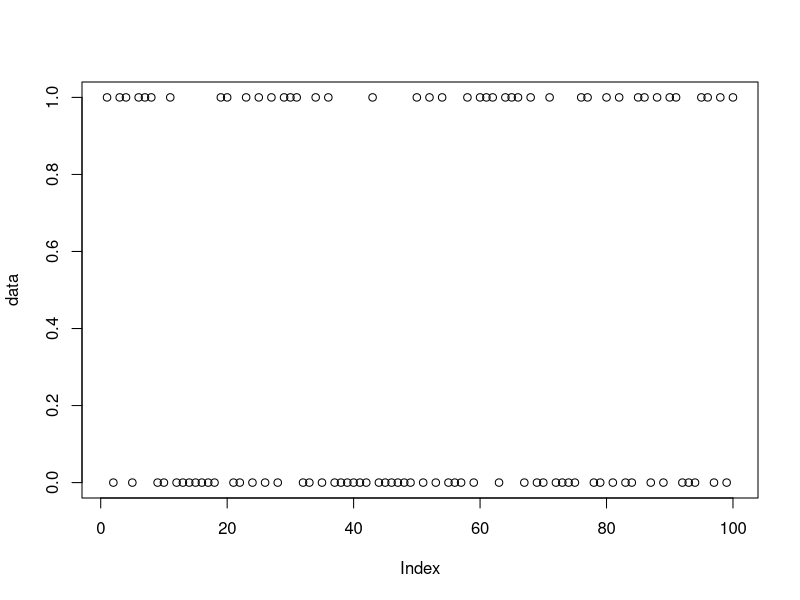
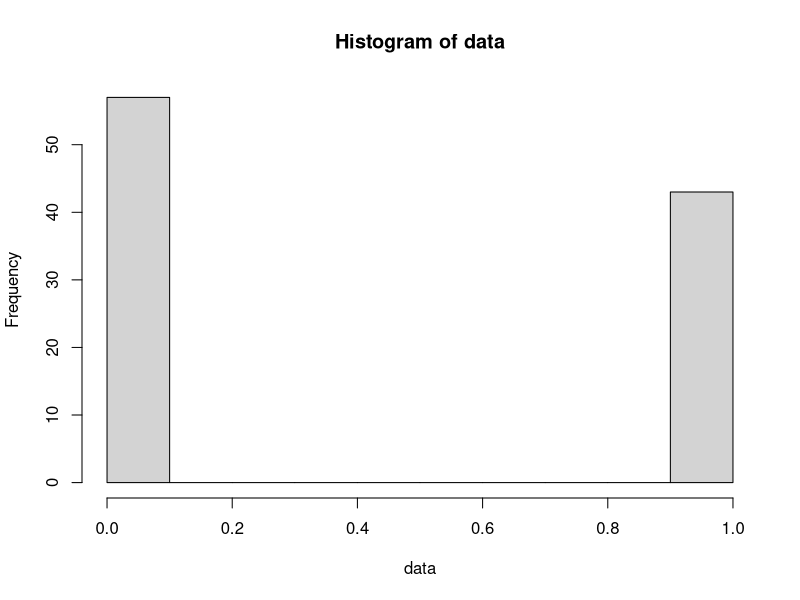
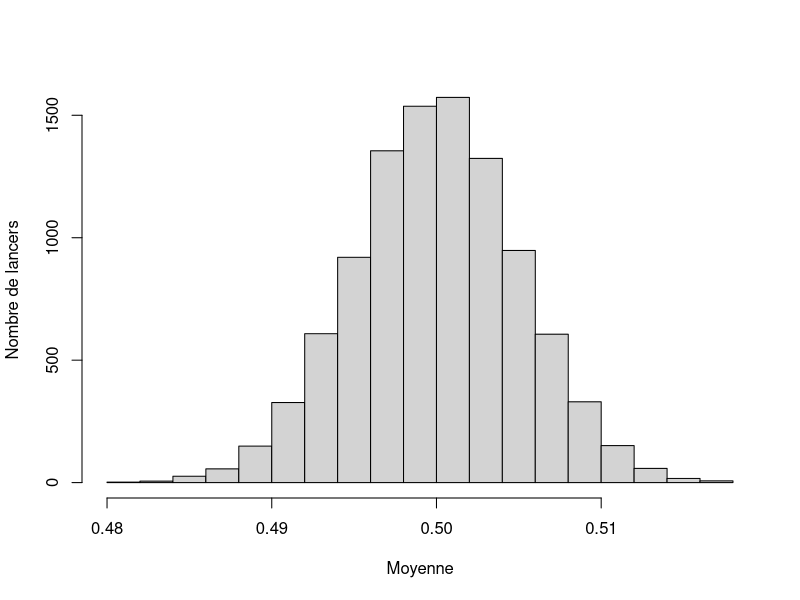
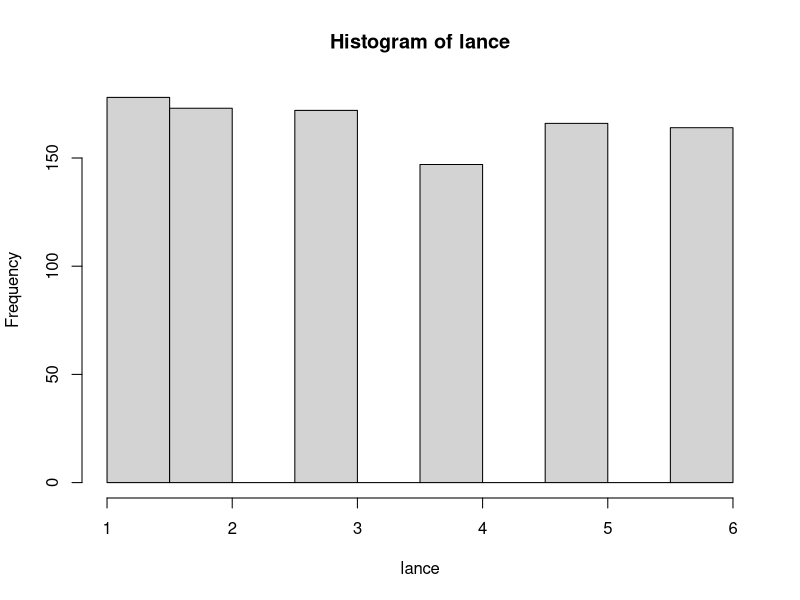
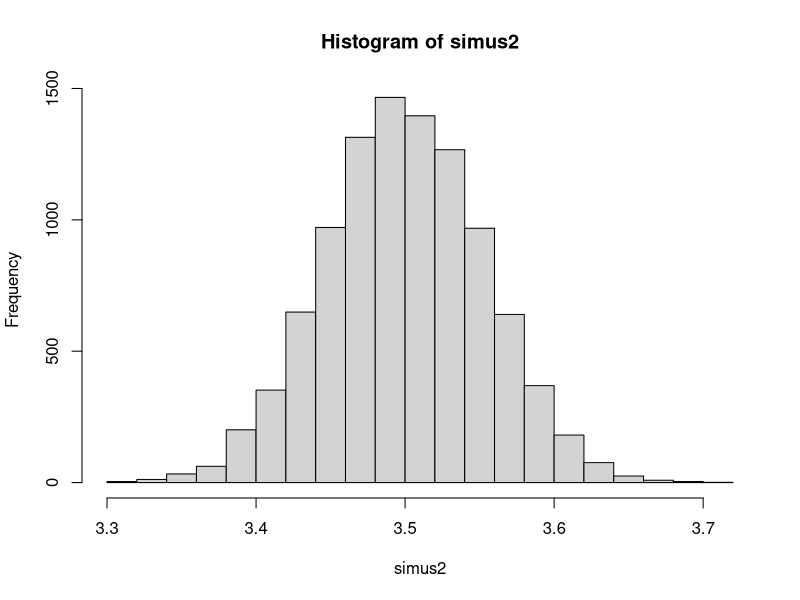
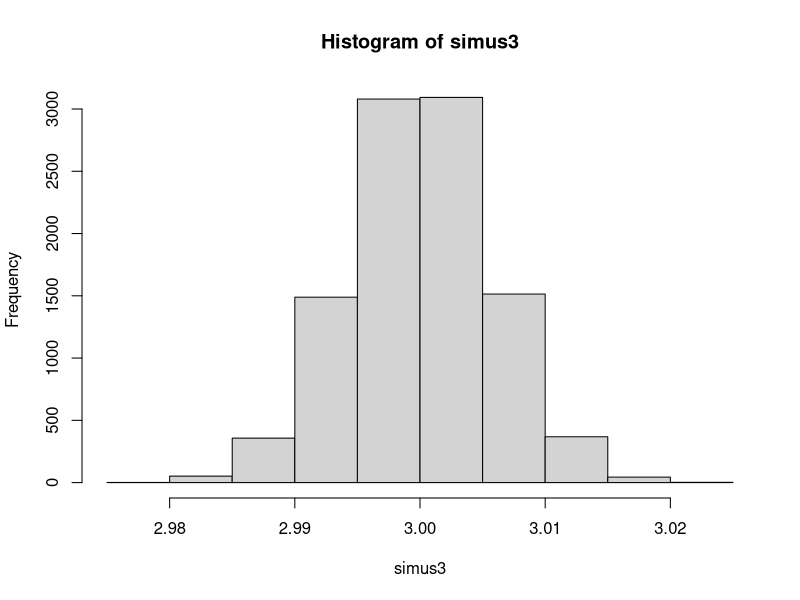
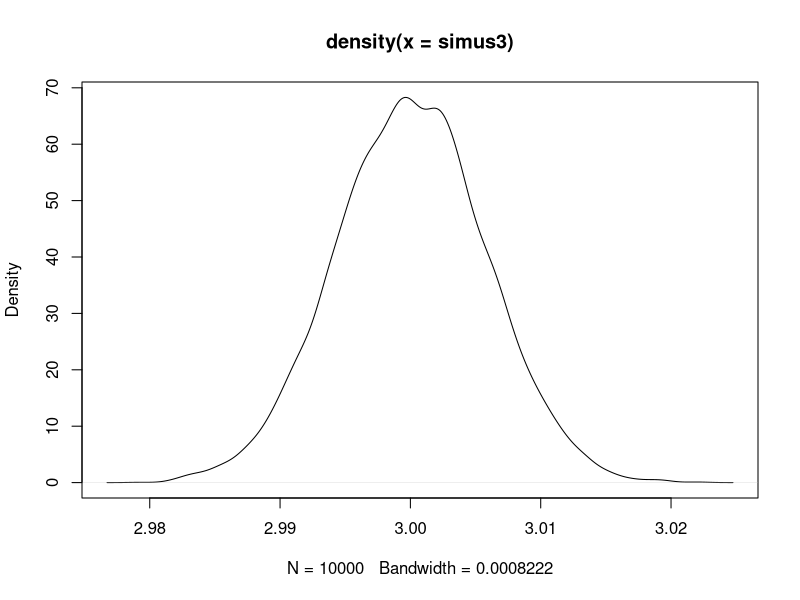
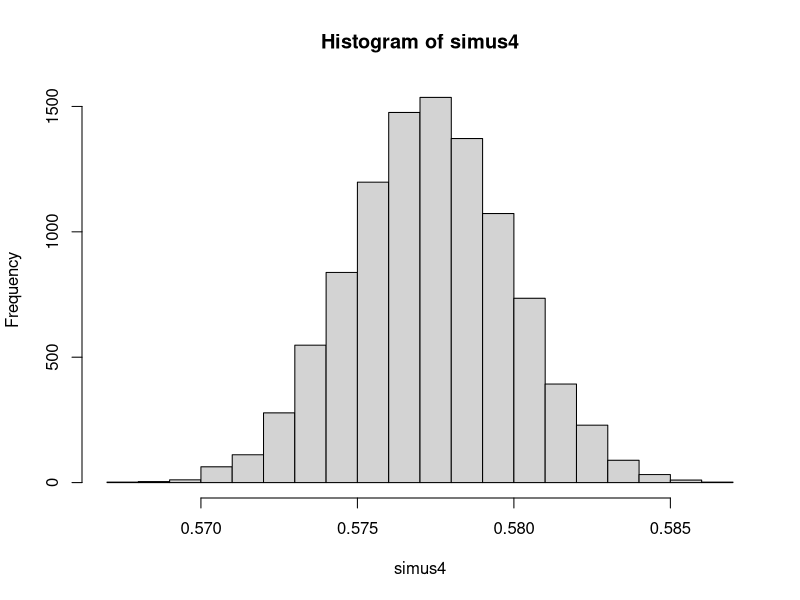

Write R code to recreate these figures, in order. (Note: a time limit stopped this script after it produced the figures.)
# TD 1
# Guillem RIgaill - Plan d'experience
# 18/01/16


# Exercice 1

# 1-2)
setwd("/home/etudiant/Bureau")

?rbinom
data<-rbinom(100, 1, 0.5)
plot(data)
hist(data)


simus <- sapply(rep(1,10^4), FUN=function(x) {rbinom(1, size=10000, prob=1/2)/10000 })
hist(simus, main="", xlab="Moyenne", ylab="Nombre de lancers")
# Il faudrait faire la variance selon le nombre d'expériences pour voir la convergence vers la loi centrale

#3)
lance<-sample.int(6, size = 1000, replace = TRUE)
hist(lance)
mean(lance)
simus2 <- sapply(rep(1,10^4), FUN=function(x) {mean(sample.int(6, size = 1000, replace = TRUE))})
hist(simus2)

#4)
simus3 <- sapply(rep(1,10^4), FUN=function(x) {mean(runif(10000, min = 2, max = 4))}) #Avec la moyenne
hist(simus3)
plot(density(simus3))
simus4 <- sapply(rep(1,10^4), FUN=function(x) {sd(runif(10000, min = 2, max = 4))}) #Avec la variance
hist(simus4)
plot(density(simus4))

# Exercice 2
# 1)
sum(sample(rep(1:13,4),5)==1)==4 # Test d'un jeu de carte
#On a un vecteur dans lequel on repete les chiffres de 1 à 13 et on prend que les as dans une main de 5 cartes
sim5 <- sapply(rep(1,10^5), FUN=function(x) {sum(sample(rep(1:13,4),5)==1)==4}) # 
mean(sim5) # On a un vecteur de 0 et de 1. On fait la moyenne pour avoir la proba

#2)
sim6 <- sapply(rep(1,10^5), FUN=function(x) {sum(sample(rep(1:13,4),5)==13)==2}) # 
mean(sim6)

#3)
sim7 <- sapply(rep(1,10^5), FUN=function(x) {sum(sample(rep(1:13,4),5)==13)==2 & sum(sample(rep(1:13,4),5)==12)==2}) # 
mean(sim7)

#4)
paquet <- rep(1:13,4)
tirage = sample(paquet,5)

sim8 <- sapply(rep(1,10^5), FUN=function(x) {tirage <- sample(paquet,5); sum(table(tirage)==4)==1})
# La fonction table crée un tableau avec autant de colonnes dans le tirage et compter combien de fois la valeur apparait
mean(sim8)

#5)
sim9 <- sapply(rep(1,10^5), FUN=function(x) {tirage <- sample(paquet,5); sum(table(tirage)==3)==1 & sum(table(tirage)==2)==1})
# La fonction table crée un tableau avec autant de colonnes dans le tirage et compter combien de fois la valeur apparait
mean(sim9)

# Exercice 3
#1)
anniv <- sample.int(365, 30, replace = TRUE)

simu.anniv.2 <- function(x){
  anniv <- sample.int(365, 30, replace = TRUE)
  sum(table(anniv)>=2)>=1
}
sim10 <- sapply(rep(1,10^4), FUN=simu.anniv.2)
mean(sim10)

#3)
anniv <- sample.int(365, 30, replace = TRUE)

simu.anniv.3 <- function(x){
  anniv <- sample.int(365, 30, replace = TRUE)
  sum(table(anniv)>=3)>=1
}
sim11 <- sapply(rep(1,10^4), FUN=simu.anniv.3)
mean(sim11)

#4)
simu.anniv.4 <- function(x){
  anniv <- sample.int(365, 50, replace = TRUE)
  sum(table(anniv)>=3)>=1
}
sim12 <- sapply(rep(1,10^4), FUN=simu.anniv.4)
mean(sim12)

# Exercice 5)

#1)
derive <- function(nA=15, n=30, T){
  evolution <- numeric(T)
  evolution[1] = nA
  i =2
  while (i <= T) {
  evolution[i] <- rhyper(2*evolution[i-1], 2*(n-evolution[i-1]), k=n, nn=1)
  i=i +1
    }
  return (evolution)
}

plot(derive(T=100), type="l", xlab = "Generations", ylab="Fixation" )
# Fonction permettant de simuler t générations successives (pour une réalisation)

#2) 
repr <- sapply(rep(1,10), FUN = function(x) {derive(T=300)})
matplot(repr, type="l", xlab = "Générations", ylab = "Nombre d'individus")
# Evolution du nombre d'individus porteurs de l'allèle A en fonction du temps de génération pour plusieurs réalisations

#3) 
# On peut voir une fixation ou disparition des allèles après environ plusieurs générations(40 à 150-200, variable selons les individus)
# Après 100 générations, une estimation visuelle nous montre que la majorité des allèles se évoluent vers 100% ou 0% (2 groupes)

#4)
derive2 <- function(nA=30, n=60, T){
  evolution <- numeric(T)
  evolution[1] = nA
  i =2
  while (i <= T) {
    evolution[i] <- rhyper(2*evolution[i-1], 2*(n-evolution[i-1]), k=n, nn=1)
    i=i +1
  }
  return (evolution)
}

repr2 <- sapply(rep(1,1000), FUN = function(x) {evolution = derive2(T=50)
  evolution[50]==0
  })
mean(repr2) # On a environ 5% de chances que l'allèle disparaisse après 50 générations


#5)
derive3 <- function(nA, n=60, T){
  evolution <- numeric(T)
  evolution[1] = nA
  i =2
  while (i <= T) {
    evolution[i] <- rhyper(2*evolution[i-1], 2*(n-evolution[i-1]), k=n, nn=1)
    i=i +1
  }
  return (evolution)
}

proba.geneT <- function(n=60, T){
  res = numeric(61)
  i = 0
  while (i <= n) {
    repr3 <- sapply(rep(1,1000), FUN = function(x) { derive3(nA=i, n, T=T)[T]==0 })
    mean(repr3)
    res[i+1]<-mean(repr3)
    i = i+1
  }
  return (res)
  }
x <- proba.geneT(T=50)
plot(x,type="l", xlab = "Population nA", ylab = "Probabilité de disparition")


# La probabilité que l'allèle A disparaisse après 50 générations diminue à mesure que le nA initial augmente

#6)
derive4 <- function(nA=30, n=60, T){
  evolution <- numeric(T)
  evolution[1] = nA
  i =2
  while (i <= T) {
    evolution[i] <- rhyper(2*evolution[i-1], 2*(n-evolution[i-1]), k=n, nn=1)
    i=i +1
  }
  return (evolution)
}

repr4 <- sapply(rep(1,5000), FUN = function(x) {evolution = derive4(T=300)
evolution[300]==0
})
mean(repr4) # On a environ 45% de chances que l'allèle disparaisse après 300 générations
# Plus le nombre de générations augmente, plus on a de chances que l'allèle se fixe ou disparaisse 

#7)
#Nous pouvons utiliser le t-test pour que le théorème de limite central soit valide, en augmentant le nombre de réalisation 
#Car on sait que plus le nombre de réalisation est grand plus on tend vers une loi Normale centrée réduite. 
t.test(repr4)
# 95 percent confidence interval:
# 0.5402476 0.5597524

# On a donc un intervalle de confiance qui borne la moyenne empirique de la probabilité que l'allèle disparaisse
# Entre 0.54 et 0.55, les données de notre intervalle de confiance sont cohérents la moyenne trouvée

#8)

derive5 <- function(nA, n=60, T){
  evolution <- numeric(T)
  evolution[1] = nA
  i =2
  while (i <= T) {
    evolution[i] <- rhyper(2*evolution[i-1], 2*(n-evolution[i-1]), k=n, nn=1)
    i=i +1
  }
  return (evolution)
}

proba.geneT <- function(n=60, T){
  res = numeric(61)
  i = 0
  while (i <= n) {
    repr300 <- sapply(rep(1,500), FUN = function(x) { derive5(nA=i, n, T=T)[T]==0 })
    mean(repr300)
    res[i+1]<-mean(repr300)
    i = i+1
  }
  return (res)
}
x <- proba.geneT(T=300)
plot(x,type="l", xlab = "Population nA", ylab = "Probabilité de disparition")

# Là encore, la probabilité que l'allèle A disparaisse diminue à mesure que le nA initial augmente.
# Cependant, le fait d'augmenter le temps de génération linéarise la baisse de la probabilité de disparitionavec l'augmentation de la population nA.
# Cela s'explique par un plus grand temps de génération.


#9)
derive <- function(nA=15, n=30, T){
  evolution <- numeric(T)
  evolution[1] = nA
  i =2
  while (i <= T) {
    evolution[i] <- rhyper(3*evolution[i-1], 2*(n-evolution[i-1]), k=n, nn=1)
    i=i +1
  }
  return (evolution)
}

repr <- sapply(rep(1,10), FUN = function(x) {derive(T=300)})
matplot(repr, type="l", xlab = "Générations", ylab = "Nombre d'individus")

#9.3) 
# Nous pouvons constater que l'allèle A se fixe très rapidement dans la population après seulement quelques générations (<40)

#9.4)
derive2 <- function(nA=30, n=60, T){
  evolution <- numeric(T)
  evolution[1] = nA
  i =2
  while (i <= T) {
    evolution[i] <- rhyper(3*evolution[i-1], 2*(n-evolution[i-1]), k=n, nn=1)
    i=i +1
  }
  return (evolution)
}

repr2 <- sapply(rep(1,1000), FUN = function(x) {evolution = derive2(T=50)
evolution[50]==0
})
mean(repr2) # On a 0% de chances que l'allèle disparaisse après 50 générations : l'allèle se fixe très rapidement


#9.5)
derive3 <- function(nA, n=60, T){
  evolution <- numeric(T)
  evolution[1] = nA
  i =2
  while (i <= T) {
    evolution[i] <- rhyper(3*evolution[i-1], 2*(n-evolution[i-1]), k=n, nn=1)
    i=i +1
  }
  return (evolution)
}

proba.geneT <- function(n=60, T){
  res = numeric(61)
  i = 0
  while (i <= n) {
    repr3 <- sapply(rep(1,1000), FUN = function(x) { derive3(nA=i, n, T=T)[T]==0 })
    mean(repr3)
    res[i+1]<-mean(repr3)
    i = i+1
  }
  return (res)
}
x <- proba.geneT(T=50)
plot(x,type="l", xlab = "Population nA", ylab = "Probabilité de disparition")

# Après 50 générations, sauf dans les cas où nA est très petit, on a une probabilité de disparition proche de 0%.

#9.6)
derive4 <- function(nA=30, n=60, T){
  evolution <- numeric(T)
  evolution[1] = nA
  i =2
  while (i <= T) {
    evolution[i] <- rhyper(3*evolution[i-1], 2*(n-evolution[i-1]), k=n, nn=1)
    i=i +1
  }
  return (evolution)
}

repr4 <- sapply(rep(1,5000), FUN = function(x) {evolution = derive4(T=300)
evolution[300]==0
})
mean(repr4) # On a environ 0% de chances que l'allèle disparaisse après 300 générations, c'est cohérent avec les résultats précédents (fixation rapide de l'allèle).

#9.7)
t.test(repr4)
# 95 percent confidence interval:
#  NaN NaN

# Ici, la probabilité étant de 0%, l'intervalle de confiance n'est pas applicable. 

#8)

derive5 <- function(nA, n=60, T){
  evolution <- numeric(T)
  evolution[1] = nA
  i =2
  while (i <= T) {
    evolution[i] <- rhyper(3*evolution[i-1], 2*(n-evolution[i-1]), k=n, nn=1)
    i=i +1
  }
  return (evolution)
}

proba.geneT <- function(n=60, T){
  res = numeric(61)
  i = 0
  while (i <= n) {
    repr300 <- sapply(rep(1,500), FUN = function(x) { derive5(nA=i, n, T=T)[T]==0 })
    mean(repr300)
    res[i+1]<-mean(repr300)
    i = i+1
  }
  return (res)
}
x <- proba.geneT(T=300)
plot(x,type="l", xlab = "Population nA", ylab = "Probabilité de disparition")

# Là encore, on a une probabilité de disparition proche de 0%.
